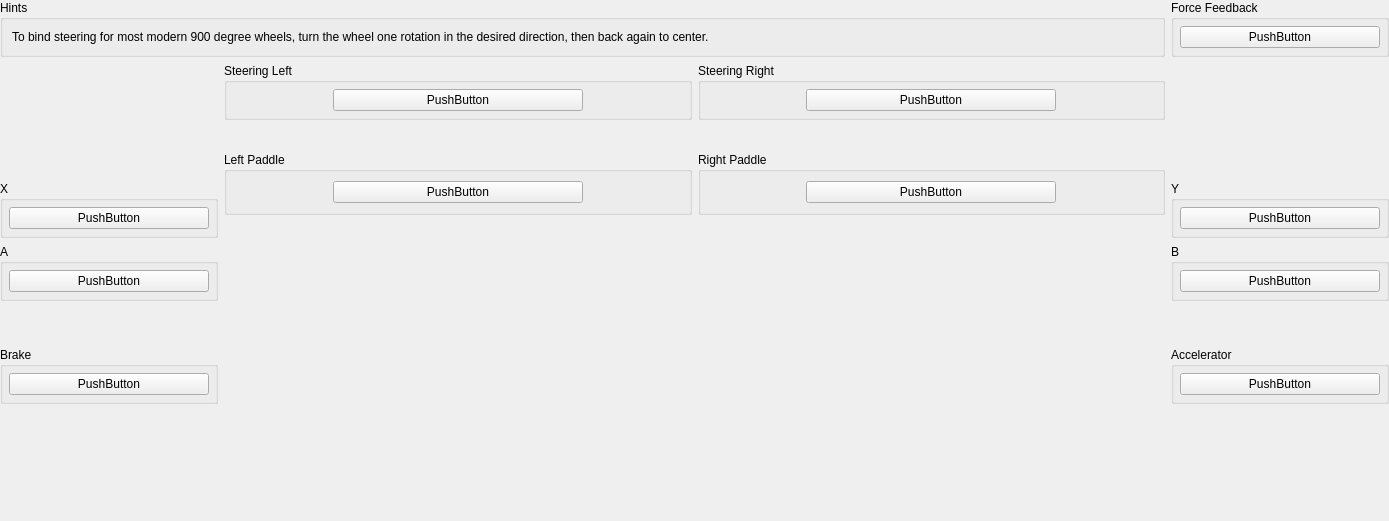
<?xml version="1.0" encoding="UTF-8"?>
<ui version="4.0">
 <class>USBBindingWidget_GTForce</class>
 <widget class="QWidget" name="USBBindingWidget_GTForce">
  <property name="geometry">
   <rect>
    <x>0</x>
    <y>0</y>
    <width>1389</width>
    <height>521</height>
   </rect>
  </property>
  <property name="sizePolicy">
   <sizepolicy hsizetype="MinimumExpanding" vsizetype="Preferred">
    <horstretch>0</horstretch>
    <verstretch>0</verstretch>
   </sizepolicy>
  </property>
  <property name="minimumSize">
   <size>
    <width>1100</width>
    <height>500</height>
   </size>
  </property>
  <layout class="QGridLayout" name="gridLayout">
   <property name="leftMargin">
    <number>0</number>
   </property>
   <property name="topMargin">
    <number>0</number>
   </property>
   <property name="rightMargin">
    <number>0</number>
   </property>
   <property name="bottomMargin">
    <number>0</number>
   </property>
   <item row="0" column="0" colspan="3">
    <layout class="QHBoxLayout" name="horizontalLayout_6" stretch="1,0">
     <item>
      <widget class="QGroupBox" name="groupBox_6">
       <property name="title">
        <string>Hints</string>
       </property>
       <layout class="QHBoxLayout" name="horizontalLayout_5">
        <item>
         <widget class="QLabel" name="label_2">
          <property name="text">
           <string>To bind steering for most modern 900 degree wheels, turn the wheel one rotation in the desired direction, then back again to center.</string>
          </property>
          <property name="wordWrap">
           <bool>true</bool>
          </property>
         </widget>
        </item>
       </layout>
      </widget>
     </item>
     <item>
      <widget class="QGroupBox" name="groupBox_33">
       <property name="title">
        <string>Force Feedback</string>
       </property>
       <layout class="QGridLayout" name="gridLayout_32">
        <property name="leftMargin">
         <number>6</number>
        </property>
        <property name="topMargin">
         <number>6</number>
        </property>
        <property name="rightMargin">
         <number>6</number>
        </property>
        <property name="bottomMargin">
         <number>6</number>
        </property>
        <item row="0" column="0">
         <widget class="InputBindingWidget" name="FFDevice">
          <property name="minimumSize">
           <size>
            <width>200</width>
            <height>0</height>
           </size>
          </property>
          <property name="maximumSize">
           <size>
            <width>200</width>
            <height>16777215</height>
           </size>
          </property>
          <property name="text">
           <string notr="true">PushButton</string>
          </property>
         </widget>
        </item>
       </layout>
      </widget>
     </item>
    </layout>
   </item>
   <item row="1" column="0">
    <layout class="QVBoxLayout" name="verticalLayout_3" stretch="1,0,0,0,0,1">
     <item>
      <spacer name="verticalSpacer_3">
       <property name="orientation">
        <enum>Qt::Vertical</enum>
       </property>
       <property name="sizeHint" stdset="0">
        <size>
         <width>20</width>
         <height>40</height>
        </size>
       </property>
      </spacer>
     </item>
     <item>
      <widget class="QGroupBox" name="groupBox_9">
       <property name="title">
        <string>X</string>
       </property>
       <layout class="QGridLayout" name="gridLayout_9">
        <property name="leftMargin">
         <number>6</number>
        </property>
        <property name="topMargin">
         <number>6</number>
        </property>
        <property name="rightMargin">
         <number>6</number>
        </property>
        <property name="bottomMargin">
         <number>6</number>
        </property>
        <item row="0" column="0">
         <widget class="InputBindingWidget" name="X">
          <property name="minimumSize">
           <size>
            <width>200</width>
            <height>0</height>
           </size>
          </property>
          <property name="maximumSize">
           <size>
            <width>200</width>
            <height>16777215</height>
           </size>
          </property>
          <property name="text">
           <string notr="true">PushButton</string>
          </property>
         </widget>
        </item>
       </layout>
      </widget>
     </item>
     <item>
      <widget class="QGroupBox" name="groupBox_7">
       <property name="title">
        <string>A</string>
       </property>
       <layout class="QGridLayout" name="gridLayout_7">
        <property name="leftMargin">
         <number>6</number>
        </property>
        <property name="topMargin">
         <number>6</number>
        </property>
        <property name="rightMargin">
         <number>6</number>
        </property>
        <property name="bottomMargin">
         <number>6</number>
        </property>
        <item row="0" column="0">
         <widget class="InputBindingWidget" name="A">
          <property name="minimumSize">
           <size>
            <width>200</width>
            <height>0</height>
           </size>
          </property>
          <property name="maximumSize">
           <size>
            <width>200</width>
            <height>16777215</height>
           </size>
          </property>
          <property name="text">
           <string notr="true">PushButton</string>
          </property>
         </widget>
        </item>
       </layout>
      </widget>
     </item>
     <item>
      <spacer name="verticalSpacer_2">
       <property name="orientation">
        <enum>Qt::Vertical</enum>
       </property>
       <property name="sizeHint" stdset="0">
        <size>
         <width>20</width>
         <height>40</height>
        </size>
       </property>
      </spacer>
     </item>
     <item>
      <widget class="QGroupBox" name="groupBox_29">
       <property name="title">
        <string>Brake</string>
       </property>
       <layout class="QGridLayout" name="gridLayout_30">
        <property name="leftMargin">
         <number>6</number>
        </property>
        <property name="topMargin">
         <number>6</number>
        </property>
        <property name="rightMargin">
         <number>6</number>
        </property>
        <property name="bottomMargin">
         <number>6</number>
        </property>
        <item row="0" column="0">
         <widget class="InputBindingWidget" name="Brake">
          <property name="minimumSize">
           <size>
            <width>200</width>
            <height>0</height>
           </size>
          </property>
          <property name="maximumSize">
           <size>
            <width>200</width>
            <height>16777215</height>
           </size>
          </property>
          <property name="text">
           <string notr="true">PushButton</string>
          </property>
         </widget>
        </item>
       </layout>
      </widget>
     </item>
     <item>
      <spacer name="verticalSpacer_5">
       <property name="orientation">
        <enum>Qt::Vertical</enum>
       </property>
       <property name="sizeHint" stdset="0">
        <size>
         <width>20</width>
         <height>40</height>
        </size>
       </property>
      </spacer>
     </item>
    </layout>
   </item>
   <item row="1" column="1">
    <layout class="QVBoxLayout" name="verticalLayout_2">
     <item>
      <layout class="QHBoxLayout" name="horizontalLayout_2">
       <item>
        <widget class="QGroupBox" name="groupBox_21">
         <property name="title">
          <string>Steering Left</string>
         </property>
         <layout class="QGridLayout" name="gridLayout_21">
          <property name="leftMargin">
           <number>6</number>
          </property>
          <property name="topMargin">
           <number>6</number>
          </property>
          <property name="rightMargin">
           <number>6</number>
          </property>
          <property name="bottomMargin">
           <number>6</number>
          </property>
          <item row="0" column="0">
           <widget class="InputBindingWidget" name="SteeringLeft">
            <property name="sizePolicy">
             <sizepolicy hsizetype="Expanding" vsizetype="Fixed">
              <horstretch>0</horstretch>
              <verstretch>0</verstretch>
             </sizepolicy>
            </property>
            <property name="maximumSize">
             <size>
              <width>250</width>
              <height>16777215</height>
             </size>
            </property>
            <property name="text">
             <string notr="true">PushButton</string>
            </property>
           </widget>
          </item>
         </layout>
        </widget>
       </item>
       <item>
        <widget class="QGroupBox" name="groupBox_24">
         <property name="title">
          <string>Steering Right</string>
         </property>
         <layout class="QGridLayout" name="gridLayout_24">
          <property name="leftMargin">
           <number>6</number>
          </property>
          <property name="topMargin">
           <number>6</number>
          </property>
          <property name="rightMargin">
           <number>6</number>
          </property>
          <property name="bottomMargin">
           <number>6</number>
          </property>
          <item row="0" column="0">
           <widget class="InputBindingWidget" name="SteeringRight">
            <property name="sizePolicy">
             <sizepolicy hsizetype="Expanding" vsizetype="Fixed">
              <horstretch>0</horstretch>
              <verstretch>0</verstretch>
             </sizepolicy>
            </property>
            <property name="maximumSize">
             <size>
              <width>250</width>
              <height>16777215</height>
             </size>
            </property>
            <property name="text">
             <string notr="true">PushButton</string>
            </property>
           </widget>
          </item>
         </layout>
        </widget>
       </item>
      </layout>
     </item>
     <item>
      <layout class="QHBoxLayout" name="horizontalLayout_4">
       <item>
        <spacer name="horizontalSpacer">
         <property name="orientation">
          <enum>Qt::Horizontal</enum>
         </property>
         <property name="sizeHint" stdset="0">
          <size>
           <width>40</width>
           <height>20</height>
          </size>
         </property>
        </spacer>
       </item>
       <item>
        <widget class="QLabel" name="label">
         <property name="sizePolicy">
          <sizepolicy hsizetype="Fixed" vsizetype="Fixed">
           <horstretch>0</horstretch>
           <verstretch>0</verstretch>
          </sizepolicy>
         </property>
         <property name="maximumSize">
          <size>
           <width>400</width>
           <height>266</height>
          </size>
         </property>
         <property name="text">
          <string/>
         </property>
         <property name="pixmap">
          <pixmap resource="../resources/resources.qrc">:/images/GT_Force.svg</pixmap>
         </property>
         <property name="scaledContents">
          <bool>true</bool>
         </property>
        </widget>
       </item>
       <item>
        <spacer name="horizontalSpacer_2">
         <property name="orientation">
          <enum>Qt::Horizontal</enum>
         </property>
         <property name="sizeHint" stdset="0">
          <size>
           <width>40</width>
           <height>20</height>
          </size>
         </property>
        </spacer>
       </item>
      </layout>
     </item>
     <item>
      <layout class="QHBoxLayout" name="horizontalLayout">
       <item>
        <widget class="QGroupBox" name="groupBox_34">
         <property name="title">
          <string>Left Paddle</string>
         </property>
         <layout class="QGridLayout" name="gridLayout_34">
          <item row="0" column="0">
           <widget class="InputBindingWidget" name="MenuDown">
            <property name="sizePolicy">
             <sizepolicy hsizetype="Expanding" vsizetype="Fixed">
              <horstretch>0</horstretch>
              <verstretch>0</verstretch>
             </sizepolicy>
            </property>
            <property name="minimumSize">
             <size>
              <width>0</width>
              <height>0</height>
             </size>
            </property>
            <property name="maximumSize">
             <size>
              <width>250</width>
              <height>16777215</height>
             </size>
            </property>
            <property name="text">
             <string notr="true">PushButton</string>
            </property>
           </widget>
          </item>
         </layout>
        </widget>
       </item>
       <item>
        <widget class="QGroupBox" name="groupBox_22">
         <property name="minimumSize">
          <size>
           <width>200</width>
           <height>0</height>
          </size>
         </property>
         <property name="title">
          <string>Right Paddle</string>
         </property>
         <layout class="QGridLayout" name="gridLayout_22">
          <property name="leftMargin">
           <number>6</number>
          </property>
          <property name="topMargin">
           <number>6</number>
          </property>
          <property name="rightMargin">
           <number>6</number>
          </property>
          <property name="bottomMargin">
           <number>6</number>
          </property>
          <item row="0" column="0">
           <widget class="InputBindingWidget" name="MenuUp">
            <property name="sizePolicy">
             <sizepolicy hsizetype="Expanding" vsizetype="Fixed">
              <horstretch>0</horstretch>
              <verstretch>0</verstretch>
             </sizepolicy>
            </property>
            <property name="maximumSize">
             <size>
              <width>250</width>
              <height>16777215</height>
             </size>
            </property>
            <property name="text">
             <string notr="true">PushButton</string>
            </property>
           </widget>
          </item>
         </layout>
        </widget>
       </item>
      </layout>
     </item>
     <item>
      <spacer name="verticalSpacer">
       <property name="orientation">
        <enum>Qt::Vertical</enum>
       </property>
       <property name="sizeHint" stdset="0">
        <size>
         <width>20</width>
         <height>40</height>
        </size>
       </property>
      </spacer>
     </item>
    </layout>
   </item>
   <item row="1" column="2">
    <layout class="QVBoxLayout" name="verticalLayout" stretch="1,0,0,0,0,1">
     <item>
      <spacer name="verticalSpacer_6">
       <property name="orientation">
        <enum>Qt::Vertical</enum>
       </property>
       <property name="sizeHint" stdset="0">
        <size>
         <width>20</width>
         <height>40</height>
        </size>
       </property>
      </spacer>
     </item>
     <item>
      <widget class="QGroupBox" name="groupBox_28">
       <property name="title">
        <string>Y</string>
       </property>
       <layout class="QGridLayout" name="gridLayout_29">
        <property name="leftMargin">
         <number>6</number>
        </property>
        <property name="topMargin">
         <number>6</number>
        </property>
        <property name="rightMargin">
         <number>6</number>
        </property>
        <property name="bottomMargin">
         <number>6</number>
        </property>
        <item row="0" column="0">
         <widget class="InputBindingWidget" name="Y">
          <property name="minimumSize">
           <size>
            <width>200</width>
            <height>0</height>
           </size>
          </property>
          <property name="maximumSize">
           <size>
            <width>200</width>
            <height>16777215</height>
           </size>
          </property>
          <property name="text">
           <string notr="true">PushButton</string>
          </property>
         </widget>
        </item>
       </layout>
      </widget>
     </item>
     <item>
      <widget class="QGroupBox" name="groupBox_27">
       <property name="title">
        <string>B</string>
       </property>
       <layout class="QGridLayout" name="gridLayout_28">
        <property name="leftMargin">
         <number>6</number>
        </property>
        <property name="topMargin">
         <number>6</number>
        </property>
        <property name="rightMargin">
         <number>6</number>
        </property>
        <property name="bottomMargin">
         <number>6</number>
        </property>
        <item row="0" column="0">
         <widget class="InputBindingWidget" name="B">
          <property name="minimumSize">
           <size>
            <width>200</width>
            <height>0</height>
           </size>
          </property>
          <property name="maximumSize">
           <size>
            <width>200</width>
            <height>16777215</height>
           </size>
          </property>
          <property name="text">
           <string notr="true">PushButton</string>
          </property>
         </widget>
        </item>
       </layout>
      </widget>
     </item>
     <item>
      <spacer name="verticalSpacer_7">
       <property name="orientation">
        <enum>Qt::Vertical</enum>
       </property>
       <property name="sizeHint" stdset="0">
        <size>
         <width>20</width>
         <height>40</height>
        </size>
       </property>
      </spacer>
     </item>
     <item>
      <widget class="QGroupBox" name="groupBox_32">
       <property name="title">
        <string>Accelerator</string>
       </property>
       <layout class="QGridLayout" name="gridLayout_31">
        <property name="leftMargin">
         <number>6</number>
        </property>
        <property name="topMargin">
         <number>6</number>
        </property>
        <property name="rightMargin">
         <number>6</number>
        </property>
        <property name="bottomMargin">
         <number>6</number>
        </property>
        <item row="0" column="0">
         <widget class="InputBindingWidget" name="Throttle">
          <property name="minimumSize">
           <size>
            <width>200</width>
            <height>0</height>
           </size>
          </property>
          <property name="maximumSize">
           <size>
            <width>200</width>
            <height>16777215</height>
           </size>
          </property>
          <property name="text">
           <string notr="true">PushButton</string>
          </property>
         </widget>
        </item>
       </layout>
      </widget>
     </item>
     <item>
      <spacer name="verticalSpacer_4">
       <property name="orientation">
        <enum>Qt::Vertical</enum>
       </property>
       <property name="sizeHint" stdset="0">
        <size>
         <width>20</width>
         <height>40</height>
        </size>
       </property>
      </spacer>
     </item>
    </layout>
   </item>
  </layout>
 </widget>
 <customwidgets>
  <customwidget>
   <class>InputBindingWidget</class>
   <extends>QPushButton</extends>
   <header>Settings/InputBindingWidget.h</header>
  </customwidget>
 </customwidgets>
 <resources>
  <include location="../resources/resources.qrc"/>
 </resources>
 <connections/>
</ui>
